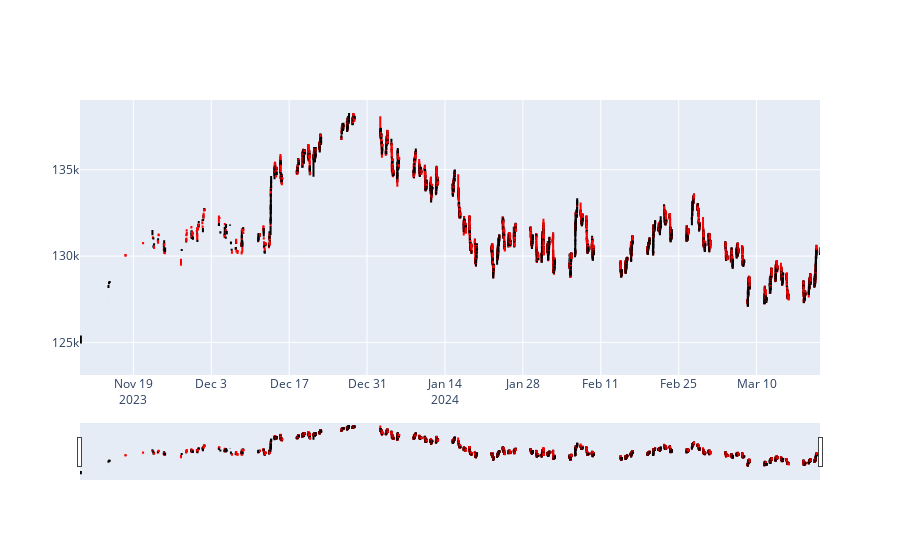

This figure's notebook cell:
### Code cell
dados_invertidos = dados[::-1].reset_index(drop='index')
dados_invertidos.dropna()

train = dados_invertidos

candle_stick = go.Candlestick(x=dados_invertidos['Data'],
                              open=dados_invertidos['Abertura'],
                              high=dados_invertidos['Máxima'],
                              low=dados_invertidos['Mínima'],
                              close=dados_invertidos['Fechamento'],
                              increasing=dict(line=dict(color='black')),
                              decreasing=dict(line=dict(color='red')),
                              showlegend=False)

fig = go.Figure(data=[candle_stick])

fig.show()

### Figure 1 — Plotly figure (JSON) as saved in the notebook; plotly's stock layout.template omitted (floating-point values rounded to 4 significant figures; data arrays with more than 128 entries replaced by an {"elided": "..."} marker saying what was removed)
{"data": [{"close": {"elided": "7457 int values"}, "decreasing": {"line": {"color": "red"}}, "high": {"elided": "7457 int values"}, "increasing": {"line": {"color": "black"}}, "low": {"elided": "7457 int values"}, "open": {"elided": "7457 int values"}, "showlegend": false, "type": "candlestick", "x": {"elided": "7457 str values"}}], "layout": {}}
